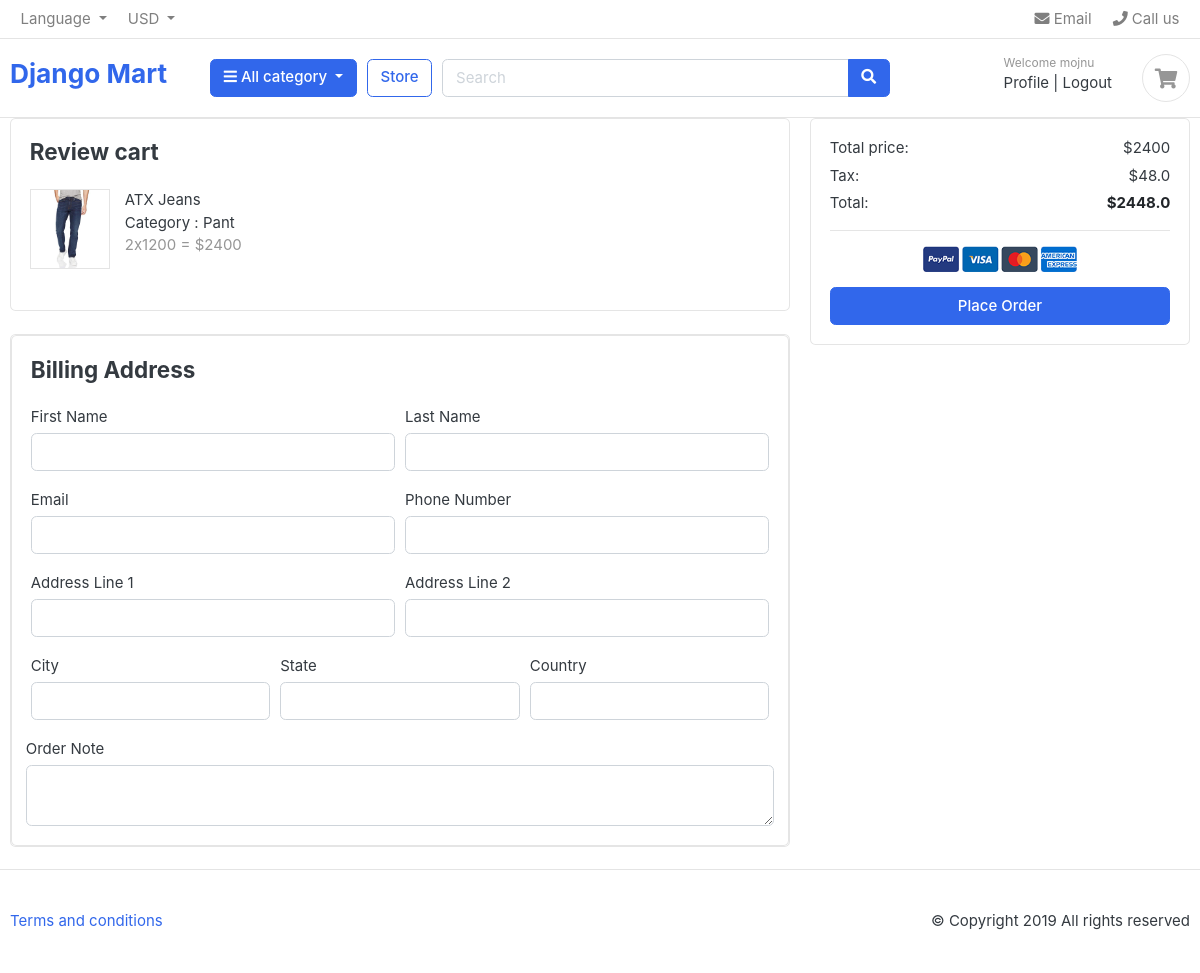
Before: /order/place_order/ (signed in) with the older database file.
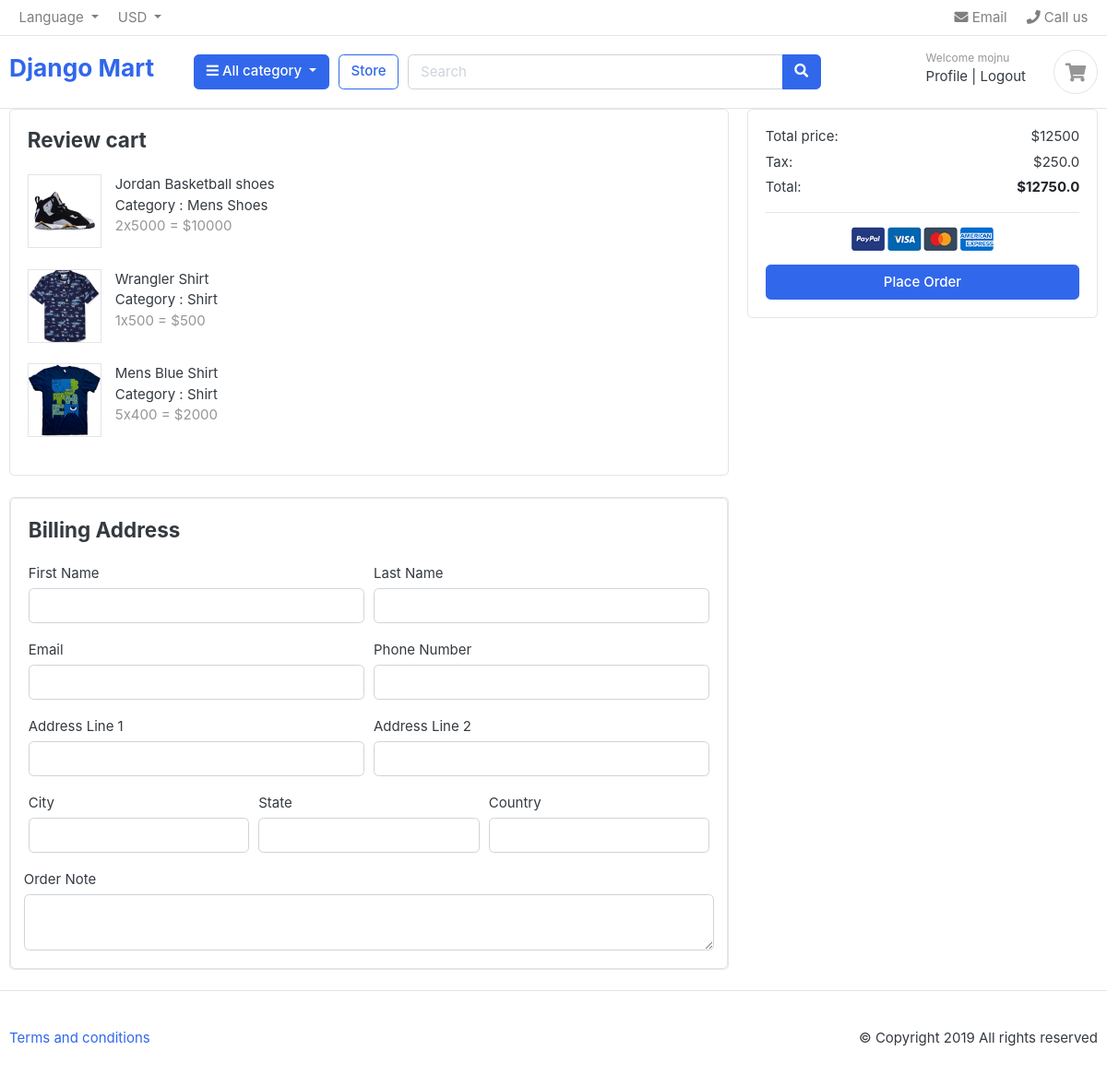
After: the same page with the newer database file.
### cart/models.py (models this page shows)
class CartItem(models.Model):
    user = models.ForeignKey(User, on_delete=models.CASCADE, null = True)
    product = models.ForeignKey(Product, on_delete=models.CASCADE)
    cart = models.ForeignKey(Cart, on_delete=models.CASCADE, null = True)
    quantity = models.IntegerField()
    is_active = models.BooleanField(default=True)
    def sub_total(self):
        return self.product.price * self.quantity
    def __str__(self):
        return str(self.product)

### store/models.py (models this page shows)
class Product(models.Model):
    product_name = models.CharField(max_length=200, unique=True)
    slug = models.SlugField(max_length=200, unique=True)
    description = models.TextField(max_length=500, blank=True)
    price = models.IntegerField()
    image = models.ImageField(upload_to='photos/products')
    stock = models.IntegerField()
    is_available = models.BooleanField(default=True)
    category = models.ForeignKey(Category, on_delete=models.CASCADE)
    created_date = models.DateTimeField(auto_now_add=True)
    modified_date = models.DateTimeField(auto_now=True)
    def __str__(self):
        return self.product_name

### category/models.py (models this page shows, shortened)
class Category(models.Model):
    category_name = models.CharField(max_length=50, unique=True)
    slug = models.SlugField(max_length=100, unique=True)
    description = models.TextField(max_length=255, blank=True)
    cat_image = models.ImageField(upload_to='photos/categories', blank=True)

### orders/views.py (the view, shortened to what this page needs)
# urls.py: path('place_order/', views.place_order, name='place_order'),
def place_order(request):
    print(request.POST)
    cart_items = None
    tax = 0
    total = 0
    grand_total = 0
    cart_items = CartItem.objects.filter(user = request.user)
    if cart_items.count() < 1:
        return redirect('store')
    for item in cart_items:
        total += item.product.price * item.quantity
    print(cart_items)
    tax = (2*total)/100 # 2 % vat
    grand_total = total + tax
    return render(request, 'orders/place-order.html',{'cart_items' : cart_items, 'tax' : tax,'total' : total, 'grand_total' : grand_total})

### orders/templates/orders/place-order.html (shortened to what this page needs)
{% extends 'base.html' %}
{% load static %}
{% block body%}
<div class="container">
<div class="row">
<main class="col-md-8">
<article class="card mb-4">
<div class="card-body">
	<h4 class="card-title mb-4">Review cart</h4>
	<div class="row">
		{% for item in cart_items%}
		<div class="col-md-12">
			<figure class="itemside  mb-4">
				<div class="aside"><img src="{{item.product.image.url}}" class="border img-sm"></div>
				<figcaption class="info">
					<p>{{item.product.product_name}} </p>
					<p>Category : {{item.product.category.category_name}} </p>
					<span class="text-muted">{{item.quantity}}x{{item.product.price}} = ${{item.sub_total}} </span>
				</figcaption>
			</figure>
		</div>
		{% endfor %}
	</div>
</div>
</article>
<article class="card mb-4">
<div class="card">
  <div class="card-body">
    <h4 class="card-title mb-4">Billing Address</h4>
    <form method="post">
      <div class="form-row">
        <div class="col form-group">
          <label for="">First Name</label>
          <input type="text" name="first_name" class="form-control" required>
        </div>
        <div class="col form-group">
          <label for="">Last Name</label>
          <input type="text" name="last_name" class="form-control" required>
        </div>
      </div>
      <div class="form-row">
        <div class="col form-group">
          <label for="">Email</label>
          <input type="email" name="email" class="form-control" required>
        </div>
        <div class="col form-group">
          <label for="">Phone Number</label>
          <input type="text" name="phone" class="form-control" required>
        </div>
      </div>
      <div class="form-row">
        <div class="col form-group">
          <label for="">Address Line 1</label>
          <input type="text" name="address_line1" class="form-control" required>
        </div>
        <div class="col form-group">
          <label for="">Address Line 2</label>
          <input type="text" name="address_line2" class="form-control">
        </div>
      </div>
      <div class="form-row">
        <div class="col form-group">
          <label for="">City</label>
          <input type="text" name="city" class="form-control" required>
        </div>
        <div class="col form-group">
          <label for="">State</label>
          <input type="text" name="state" class="form-control" required>
        </div>
        <div class="col form-group">
          <label for="">Country</label>
          <input type="text" name="country" class="form-control" required>
        </div>
        </div>
        <div class="form-row">
          <label for="">Order Note</label>
          <textarea name="order_note" rows="2" class="form-control"></textarea>
        </div>
  </div>
</div>
</article>
		</main>
		<aside class="col-md-4">
			<div class="card">
		<div class="card-body">
			<dl class="dlist-align">
			  <dt>Total price:</dt>
			  <dd class="text-right">${{total}}</dd>
			</dl>
			<dl class="dlist-align">
			  <dt>Tax:</dt>
			  <dd class="text-right"> ${{tax}}</dd>
			</dl>
			<dl class="dlist-align">
			  <dt>Total:</dt>
			  <dd class="text-right text-dark b"><strong>${{grand_total}}</strong></dd>
			</dl>
			<hr>
			<p class="text-center mb-3">
				<img src="{% static 'images/misc/payments.png'%}" height="26">
			</p>
			<button type="submit" class="btn btn-primary btn-block" > Place Order </button>
		</div>
		</div>
		</aside>
	</div>
</div>
{% endblock %}

Changed rows visible on the page:
removed CartItem: product.image (picture), product.product_name "ATX Jeans", product.category.category_name "Pant", quantity "2", product.price "1200", sub_total "2400"
added CartItem: product.image (picture), product.product_name "Jordan Basketball shoes", product.category.category_name "Mens Shoes", quantity "2", product.price "5000", sub_total "10000"
added CartItem: product.image (picture), product.product_name "Wrangler Shirt", product.category.category_name "Shirt", quantity "1", product.price "500", sub_total "500"
added CartItem: product.image (picture), product.product_name "Mens Blue Shirt", product.category.category_name "Shirt", quantity "5", product.price "400", sub_total "2000"
Other visible differences:
{{ total }}: "2400" → "12500"
{{ tax }}: "48.0" → "250.0"
{{ grand_total }}: "2448.0" → "12750.0"
